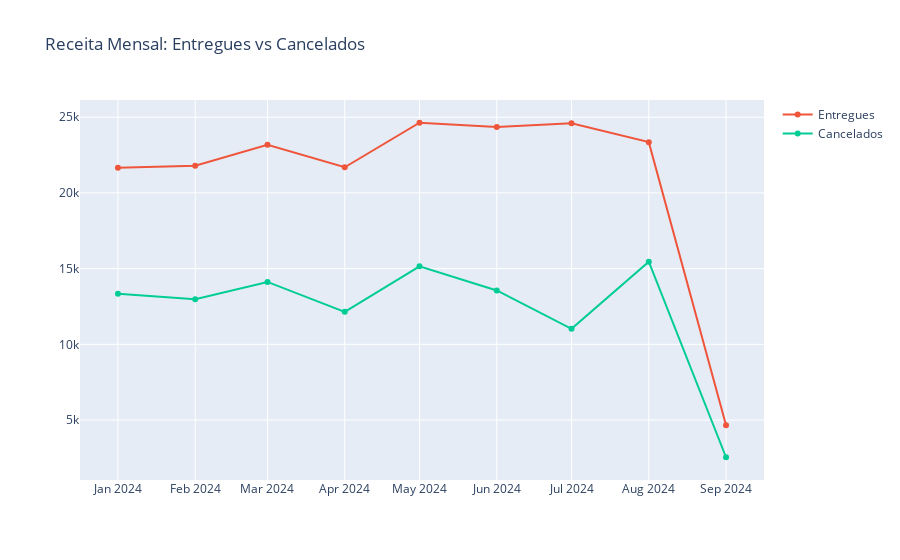
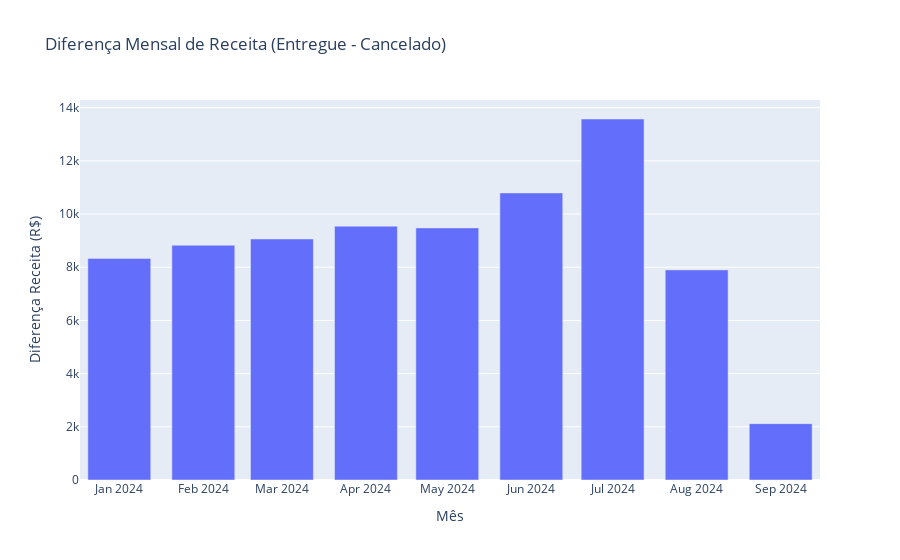

Source (notebook cell) for these figures, in order:
### Code cell
# 7. Receita mensal: entregues vs cancelados
receita_entregue = pedidos[pedidos['Status'] == 'Entregue'].groupby('Mes')['ValorTotal'].sum()
receita_cancelado = pedidos[pedidos['Status'] == 'Cancelado'].groupby('Mes')['ValorTotal'].sum()

fig_line = px.line(title='Receita Mensal: Entregues vs Cancelados')
fig_line.add_scatter(x=receita_entregue.index.astype(str), y=receita_entregue.values, name='Entregues')
fig_line.add_scatter(x=receita_cancelado.index.astype(str), y=receita_cancelado.values, name='Cancelados')
fig_line.show()

# diferença mensal
receita_diff = (receita_entregue - receita_cancelado).fillna(0)
fig_bar = px.bar(x=receita_diff.index.astype(str), y=receita_diff.values,
                 title="Diferença Mensal de Receita (Entregue - Cancelado)",
                 labels={"x": "Mês", "y": "Diferença Receita (R$)"})
fig_bar.show()

# receita anual
receita_anual = pedidos[pedidos['Status'] == 'Entregue'].groupby('Ano')['ValorTotal'].sum()
print("📅 Receita Anual por Ano:")
print(receita_anual)

### Figure 1 — Plotly figure (JSON) as saved in the notebook; plotly's stock layout.template omitted (floating-point values rounded to 4 significant figures)
{"data": [{"hovertemplate": "<extra></extra>", "legendgroup": "", "line": {"color": "#636efa", "dash": "solid"}, "marker": {"symbol": "circle"}, "mode": "lines", "name": "", "orientation": "v", "showlegend": false, "type": "scatter", "xaxis": "x", "yaxis": "y"}, {"name": "Entregues", "type": "scatter", "x": ["2024-01", "2024-02", "2024-03", "2024-04", "2024-05", "2024-06", "2024-07", "2024-08", "2024-09"], "y": [21670.0, 21800.0, 23190.0, 21690.0, 24640.0, 24360.0, 24600.0, 23360.0, 4664.0]}, {"name": "Cancelados", "type": "scatter", "x": ["2024-01", "2024-02", "2024-03", "2024-04", "2024-05", "2024-06", "2024-07", "2024-08", "2024-09"], "y": [13330.0, 12970.0, 14120.0, 12150.0, 15160.0, 13560.0, 11030.0, 15460.0, 2544.0]}], "layout": {"legend": {"tracegroupgap": 0}, "title": {"text": "Receita Mensal: Entregues vs Cancelados"}, "xaxis": {"anchor": "y", "domain": [0, 1]}, "yaxis": {"anchor": "x", "domain": [0, 1]}}}

### Figure 2 — Plotly figure (JSON) as saved in the notebook; plotly's stock layout.template omitted (floating-point values rounded to 4 significant figures)
{"data": [{"hovertemplate": "Mês=%{x}<br>Diferença Receita (R$)=%{y}<extra></extra>", "legendgroup": "", "marker": {"color": "#636efa", "pattern": {"shape": ""}}, "name": "", "orientation": "v", "showlegend": false, "textposition": "auto", "type": "bar", "x": ["2024-01", "2024-02", "2024-03", "2024-04", "2024-05", "2024-06", "2024-07", "2024-08", "2024-09"], "xaxis": "x", "y": [8333.0, 8827.0, 9063.0, 9544.0, 9479.0, 10800.0, 13570.0, 7900.0, 2119.0], "yaxis": "y"}], "layout": {"barmode": "relative", "legend": {"tracegroupgap": 0}, "title": {"text": "Diferença Mensal de Receita (Entregue - Cancelado)"}, "xaxis": {"anchor": "y", "domain": [0, 1], "title": {"text": "Mês"}}, "yaxis": {"anchor": "x", "domain": [0, 1], "title": {"text": "Diferença Receita (R$)"}}}}
